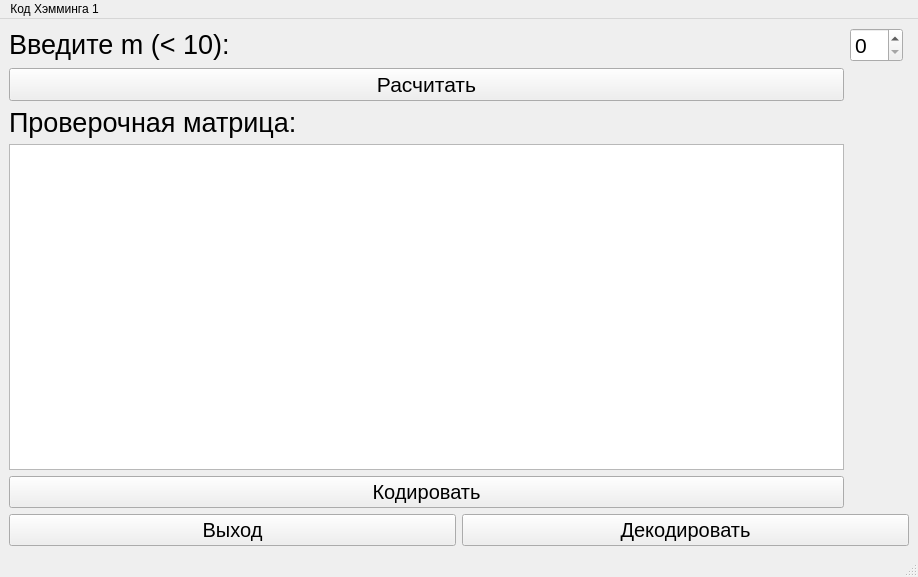
<?xml version="1.0" encoding="UTF-8"?>
<ui version="4.0">
 <class>MainWindow</class>
 <widget class="QMainWindow" name="MainWindow">
  <property name="geometry">
   <rect>
    <x>0</x>
    <y>0</y>
    <width>918</width>
    <height>577</height>
   </rect>
  </property>
  <property name="sizePolicy">
   <sizepolicy hsizetype="Expanding" vsizetype="Fixed">
    <horstretch>0</horstretch>
    <verstretch>0</verstretch>
   </sizepolicy>
  </property>
  <property name="windowTitle">
   <string>MainWindow</string>
  </property>
  <widget class="QWidget" name="centralwidget">
   <layout class="QGridLayout" name="gridLayout">
    <item row="6" column="0">
     <layout class="QHBoxLayout" name="horizontalLayout_2" stretch="0">
      <item>
       <widget class="QPushButton" name="encode_Button_1">
        <property name="sizePolicy">
         <sizepolicy hsizetype="MinimumExpanding" vsizetype="Fixed">
          <horstretch>0</horstretch>
          <verstretch>0</verstretch>
         </sizepolicy>
        </property>
        <property name="font">
         <font>
          <pointsize>15</pointsize>
         </font>
        </property>
        <property name="text">
         <string>Кодировать</string>
        </property>
       </widget>
      </item>
     </layout>
    </item>
    <item row="1" column="0">
     <widget class="QLabel" name="label">
      <property name="sizePolicy">
       <sizepolicy hsizetype="Expanding" vsizetype="Fixed">
        <horstretch>0</horstretch>
        <verstretch>0</verstretch>
       </sizepolicy>
      </property>
      <property name="font">
       <font>
        <pointsize>20</pointsize>
       </font>
      </property>
      <property name="text">
       <string>Введите m (&lt; 10): </string>
      </property>
     </widget>
    </item>
    <item row="1" column="1">
     <widget class="QSpinBox" name="SpinBox_M">
      <property name="sizePolicy">
       <sizepolicy hsizetype="Minimum" vsizetype="Minimum">
        <horstretch>0</horstretch>
        <verstretch>0</verstretch>
       </sizepolicy>
      </property>
      <property name="font">
       <font>
        <pointsize>16</pointsize>
       </font>
      </property>
     </widget>
    </item>
    <item row="3" column="0">
     <widget class="QLabel" name="label_2">
      <property name="sizePolicy">
       <sizepolicy hsizetype="Expanding" vsizetype="Fixed">
        <horstretch>0</horstretch>
        <verstretch>0</verstretch>
       </sizepolicy>
      </property>
      <property name="font">
       <font>
        <pointsize>20</pointsize>
       </font>
      </property>
      <property name="text">
       <string>Проверочная матрица:</string>
      </property>
     </widget>
    </item>
    <item row="7" column="0" colspan="3">
     <layout class="QHBoxLayout" name="horizontalLayout_3" stretch="0,0">
      <item>
       <widget class="QPushButton" name="exit_Button_1">
        <property name="sizePolicy">
         <sizepolicy hsizetype="MinimumExpanding" vsizetype="Fixed">
          <horstretch>0</horstretch>
          <verstretch>0</verstretch>
         </sizepolicy>
        </property>
        <property name="font">
         <font>
          <pointsize>15</pointsize>
         </font>
        </property>
        <property name="text">
         <string>Выход</string>
        </property>
       </widget>
      </item>
      <item>
       <widget class="QPushButton" name="pushButton_2">
        <property name="sizePolicy">
         <sizepolicy hsizetype="MinimumExpanding" vsizetype="Fixed">
          <horstretch>0</horstretch>
          <verstretch>0</verstretch>
         </sizepolicy>
        </property>
        <property name="font">
         <font>
          <pointsize>15</pointsize>
         </font>
        </property>
        <property name="text">
         <string>Декодировать</string>
        </property>
       </widget>
      </item>
     </layout>
    </item>
    <item row="4" column="0">
     <widget class="QTextEdit" name="textEdit_2">
      <property name="sizePolicy">
       <sizepolicy hsizetype="Expanding" vsizetype="Expanding">
        <horstretch>0</horstretch>
        <verstretch>0</verstretch>
       </sizepolicy>
      </property>
      <property name="font">
       <font>
        <pointsize>24</pointsize>
       </font>
      </property>
     </widget>
    </item>
    <item row="2" column="0">
     <layout class="QHBoxLayout" name="horizontalLayout" stretch="0">
      <item>
       <widget class="QPushButton" name="calc_matrix">
        <property name="sizePolicy">
         <sizepolicy hsizetype="MinimumExpanding" vsizetype="Fixed">
          <horstretch>0</horstretch>
          <verstretch>0</verstretch>
         </sizepolicy>
        </property>
        <property name="font">
         <font>
          <pointsize>16</pointsize>
         </font>
        </property>
        <property name="text">
         <string>Расчитать</string>
        </property>
       </widget>
      </item>
     </layout>
    </item>
   </layout>
  </widget>
  <widget class="QMenuBar" name="menubar">
   <property name="geometry">
    <rect>
     <x>0</x>
     <y>0</y>
     <width>918</width>
     <height>25</height>
    </rect>
   </property>
   <widget class="QMenu" name="menu">
    <property name="title">
     <string>Код Хэмминга 1</string>
    </property>
   </widget>
   <addaction name="menu"/>
  </widget>
  <widget class="QStatusBar" name="statusbar"/>
 </widget>
 <resources/>
 <connections/>
</ui>
